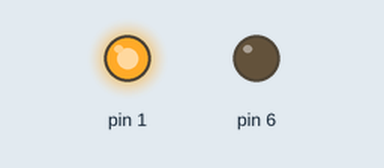
This sketch was run on a simulated Arduino Uno, built with avr-gcc and run on an emulated ATmega328P. Shown: output pins drawn as LEDs (lit = HIGH).

Above: at 0.1 s.
Timing chart, 0 to 1.6 s (numbered marks = the images above):
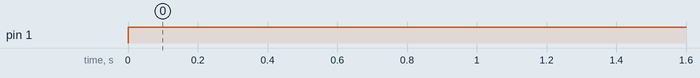

The sketch:

ESCRIBIRSAL.ino
```cpp
//Autor:D.J.I
void setup()
{
 pinMode(6,OUTPUT);
 pinMode(1,OUTPUT);
}
void loop()
{
  digitalWrite(6,LOW);
  digitalWrite(1,HIGH);
}
```

Measured:
- by itself, pin 1: LOW → HIGH at 0.00 s
